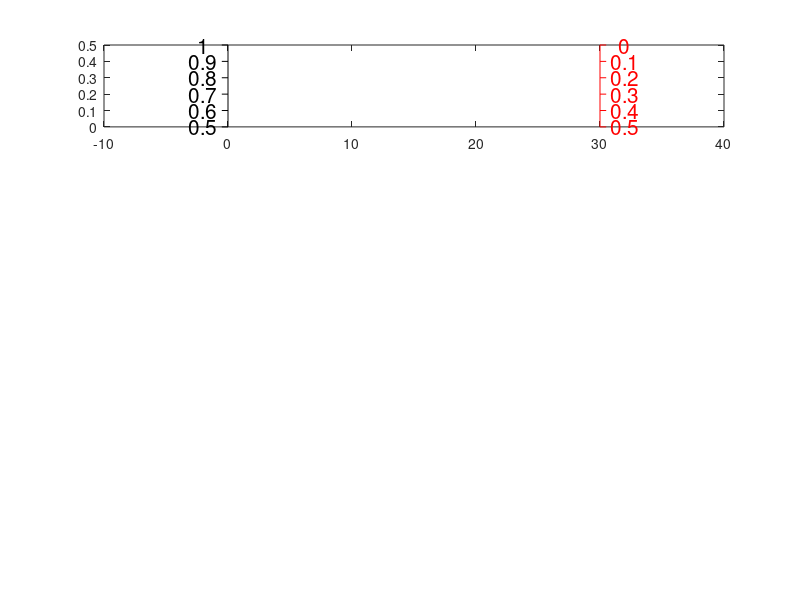

The MATLAB script that drew this image: (Note: this script raises an error after producing the figure.)
close all
%% plot figures about harmonic structure


%% plot the the square of R in the lateral direction
figure
subplot(4,1,1)
% bar(R_square_U_determination(str_frm_num,:),'FaceColor',[.69 .69 .69])
x=0:30; y=0:0.1:0.5;
plot([0 0],[min(y) max(y)],'k');hold on;
plot([30 30],[min(y) max(y)],'r');hold on;
for i=1:length(y)
    if y(i)~=0
        plot([-0.5,0],[y(i),y(i)],'k'); hold on
        plot([30,30.5],[y(i),y(i)],'r'); hold on
        b=text(30+2,y(i),num2str(abs(y(i)-0.5)),'FontSize',15,'Color','red');
        b1=text(-2,y(i),num2str(y(i)+0.5),'FontSize',15,'Color','black');
        set(b,'HorizontalAlignment','center')
        set(b1,'HorizontalAlignment','center')
    end
end
plot([-0.5,0],[0,0],'k'); hold on
b1=text(-2,0,num2str(0.5),'FontSize',15,'Color','black');
set(b1,'HorizontalAlignment','center')
plot([30,30.5],[0,0],'r'); hold on
b1=text(30+2,0,num2str(0.5),'FontSize',15,'Color','red');
set(b1,'HorizontalAlignment','center')

% plot the secular velocity term of Fourier series
for i_square=1:n_points
    R_square_square=[];
    %The coordinate of square, and the area of square is 1 its center is [0 0]
    height=R_square_U_determination(str_frm_num,i_square);
    if height>0.5|| height==0.5%if the square is sides parallel, and it indicaes the velocity is positive.. and diagonal side means negative
        R_square_square=[0   0           1        1 0 
                         0  height-0.5 height-0.5 0 0];
    end
     if height<0.5%if the square is sides parallel, and it indicaes the velocity is positive.. and diagonal side means negative
    R_square_square=[0    0            1         1 0 
                    0.5 0.5-height 0.5-height 0.5 0.5];
    end
    R_square_square=R_square_square+[(i_square-1)*ones(1,5);zeros(1,5)];
plot(R_square_square(1,:),R_square_square(2,:),'k');
if height>0.5|| height==0.5
fill(R_square_square(1,:),R_square_square(2,:),[.69 .69 .69]);
end
if height<0.5
fill(R_square_square(1,:),R_square_square(2,:),'r');
end
hold on
end
% axis([-2 32 0 0.5]) % axis([xmin xmax ymin ymax]) 
axis off



%% plot the the square of R in the axial direction
% figure
subplot(4,1,4)

% bar(R_square_U_determination(str_frm_num,:),'FaceColor',[.69 .69 .69])
x=0:30; y=0:0.1:0.5;
plot([0 0],[min(y) max(y)],'k');hold on;
plot([30 30],[min(y) max(y)],'r');hold on;
for i=1:length(y)
    if y(i)~=0
        plot([-0.5,0],[y(i),y(i)],'k'); hold on
        plot([30,30.5],[y(i),y(i)],'r'); hold on
        b=text(30+2,y(i),num2str(abs(y(i))),'FontSize',15,'Color','red');
        b1=text(-2,y(i),num2str(abs(y(i)-1)),'FontSize',15,'Color','black');
        set(b,'HorizontalAlignment','center')
        set(b1,'HorizontalAlignment','center')
    end
end
plot([-0.5,0],[0,0],'k'); hold on
b1=text(-2,0,num2str(1),'FontSize',15,'Color','black');
set(b1,'HorizontalAlignment','center')
plot([30,30.5],[0,0],'r'); hold on
b1=text(30+2,0,num2str(0),'FontSize',15,'Color','red');
set(b1,'HorizontalAlignment','center')

% plot the secular velocity term of Fourier series
for i_square=1:n_points
    R_square_square=[];
    %The coordinate of square, and the area of square is 1 its center is [0 0]
    height=R_square_V_determination(str_frm_num,i_square);
    if height>0.5%if the square is sides parallel, and it indicaes the velocity is positive.. and diagonal side means negative
     R_square_square=[0    0            1         1 0 
                     0.5 height-0.5 height-0.5 0.5 0.5];
    end
     if height<0.5|| height==0.5%if the square is sides parallel, and it indicaes the velocity is positive.. and diagonal side means negative
R_square_square=[0   0           1        1 0 
                 0  height height 0 0];
    end
    R_square_square=R_square_square+[(i_square-1)*ones(1,5);zeros(1,5)];
plot(R_square_square(1,:),R_square_square(2,:),'k');
if height>0.5|| height==0.5
fill(R_square_square(1,:),R_square_square(2,:),[.69 .69 .69]);
end
if height<0.5
fill(R_square_square(1,:),R_square_square(2,:),'r');
end
hold on
end
% axis([-2 32 0 0.5]) % axis([xmin xmax ymin ymax]) 
axis off


%% 
% subplot(3,1,2) %Lateral direction
figure
% subplot(4,1,[2 3])
% %1.2HZ
area_acc_triangle=0.06;%%scaling the area
area_vel_square=0.008;%%scaling the area
area_fundamental_Circle=0.2;%%scaling the area0.38

% area_acc_triangle=0.15;%%scaling the area
% area_vel_square=0.015;%%scaling the area
% area_fundamental_Circle=0.45;%%scaling the area0.38


% plot the secular acceleration term of Fourier series
acc_high=2;% the height ofain the graphy
Tans_matrix=[];M1=[];
for i_acc=1:n_points
%The coordinate of Triangle, and the area of square is 1, its center is[0 0]
    acc_triangle0=2/3/sqrt(3)*[-sqrt(3)/2  0  sqrt(3)/2 -sqrt(3)/2  
                                -0.5       1  -0.5     -0.5 ];
    acc_triangle=area_acc_triangle*(abs(Lateral.acc(i_acc)))^(1/1)*acc_triangle0;%different areas of vel in the Lateral direction..
    if Lateral.acc(i_acc)<0%if the point of triangle is upward, and it indicaes the accleration is positive.. and downward direction means negative
        M1=[cos(pi)  sin(pi) ;
         -sin(pi) cos(pi)   ;];%rotation Matrix   
      acc_triangle=M1*acc_triangle;% rotation, and be  downward direction
    end
    Tans_matrix=[i_acc*ones(1,4);acc_high*ones(1,4)];%Translation Matrix...the triangle would correspond to each body point
    acc_triangle=acc_triangle+Tans_matrix; 
plot(acc_triangle(1,:),acc_triangle(2,:),'k');
fill(acc_triangle(1,:),acc_triangle(2,:),'k')
hold on
end
Tans_matrix=[];M1=[];
% plot the secular velocity term of Fourier series
vel_high=4;% the height of velocity in the graphy
for i_vel=1:n_points
    %The coordinate of square, and the area of square is 1 its center is [0 0]
    vel_square0=[-0.5  0.5  0.5  -0.5 -0.5 
                -0.5 -0.5  0.5  0.5  -0.5 ];
    vel_square=area_vel_square*(abs(Lateral.vel(i_vel)))^(1/1)*vel_square0;%different areas of vel in the Lateral direction..
    if Lateral.vel(i_vel)<0%if the square is sides parallel, and it indicaes the velocity is positive.. and diagonal side means negative
        M1=[cos(pi/4)  sin(pi/4) ;
         -sin(pi/4) cos(pi/4)   ;];%rotation Matrix   
      vel_square=M1*vel_square;% rotation, and be  diagonal side square
    end
    Tans_matrix=[i_vel*ones(1,5);vel_high*ones(1,5)]; %Translation Matrix... the square would correspond to each body point
    vel_square=vel_square+Tans_matrix;
plot(vel_square(1,:),vel_square(2,:),'k');
fill(vel_square(1,:),vel_square(2,:),'k')
hold on
end


% plot the fundamental frequency term of Fourier series
fundamental_high=7;% the height of fundamental wave in the graphy
First_harmonic_high=10;% the height of fundamental wave in the graphy

% Color_fre=hsv;% colormap hsv 
% Color_num1=[(1:32)/32*pi  ];%%the corresponding radians of colors   0-pi
% Color_num2=[(1:32)/32*pi-pi];%%the corresponding radians of colors  -pi-0
Color_fre=[1 0 0;ones(44,1) (((1:44))/45)'  zeros(44,1);
           (1-((1:42))/43)' ones(42,1) zeros(42,1);
           zeros(42,1) ones(42,1) (((1:42))/43)' ;0 1 1;
           zeros(42,1) (1-((1:42))/43)'  ones(42,1)  ; 
           (((1:42))/43)' zeros(42,1)  ones(42,1);
          ones(42,1)   zeros(42,1)  (1-((1:42))/43)'];% colormap hsv 
Color_num1=[(1:128)/128*pi  ];%%the corresponding radians of colors   0-pi
Color_num2=[(1:128)/128*pi-pi];%%the corresponding radians of colors  -pi-0


for i_fundamental=1:n_points
    index=[];fundamental_Circle=[];index_First_harmonic=[];
    %The coordinate of cycle, and the area of cycleis 1 its center is [0 0]
    theta=0:pi/100:(2*pi+pi/100);  %%draw a closed circle so that the radian should be larger than 2*pi
    Circle1=sqrt(1/pi)*cos(theta);   Circle2=sqrt(1/pi)*sin(theta);  
    fundamental_Circle=area_fundamental_Circle*(abs(Lateral.fundamental_An1(i_fundamental)))^(1/1)*[Circle1;Circle2 ];%different areas of vel in the Lateral direction..  
    Tans_matrix_fundamental=[i_fundamental*ones(1,size(Circle1,2));fundamental_high*ones(1,size(Circle1,2))]; %Translation Matrix... the square would correspond to each body point
    fundamental_Circle=fundamental_Circle+Tans_matrix_fundamental;
% select the color 
if Lateral.fundamental_phi_n1(i_fundamental)>0
[Asort,index]=min(abs((Color_num1(:)-Lateral.fundamental_phi_n1(i_fundamental))));% sort the min value 
end
if Lateral.fundamental_phi_n1(i_fundamental)<0
[Asort,index]=min(abs((abs(Color_num2(:))-abs(Lateral.fundamental_phi_n1(i_fundamental)))));% sort the min value 
index=index+128;
end
selected_color =Color_fre(index,:);%
% plot(fundamental_Circle(1,:),fundamental_Circle(2,:),'k');
fill(fundamental_Circle(1,:),fundamental_Circle(2,:),selected_color,'LineStyle','none')
hold on
% First_harmonic
First_harmonic_Circle=area_fundamental_Circle*(abs(Lateral.An1st(i_fundamental)))^(1/1)*[Circle1;Circle2 ];%different areas of vel in the Lateral direction..  
Tans_matrix_First_harmonic=[i_fundamental*ones(1,size(Circle1,2));First_harmonic_high*ones(1,size(Circle1,2))]; %Translation Matrix... the square would correspond to each body point
First_harmonic_Circle= First_harmonic_Circle+Tans_matrix_First_harmonic;
if Lateral.phi_n1st(i_fundamental)>0
[Asort,index_First_harmonic]=min(abs((Color_num1(:)-Lateral.phi_n1st(i_fundamental))));% sort the min value 
end
if Lateral.phi_n1st(i_fundamental)<0
[Asort,index_First_harmonic]=min(abs((abs(Color_num2(:))-abs(Lateral.phi_n1st(i_fundamental)))));% sort the min value 
index_First_harmonic=index_First_harmonic+128;
end
selected_color_First_harmonic =Color_fre(index_First_harmonic,:);%
% plot(First_harmonic_Circle(1,:),First_harmonic_Circle(2,:),'k');
fill(First_harmonic_Circle(1,:),First_harmonic_Circle(2,:),selected_color_First_harmonic,'LineStyle','none')

hold on
end


%% in the axial direction
Lateral1=Lateral;%for convient
Lateral=Axial;%for convient

% area_acc_triangle=0.6;
% area_vel_square=0.5;
% area_fundamental_Circle=0.1;
% area_acc_triangle=0.06;%%scaling the area
% area_vel_square=0.008;%%scaling the area
% area_fundamental_Circle=0.38;%%scaling the area

% plot the secular acceleration term of Fourier series
acc_high=-2;% the height ofain the graphy
Tans_matrix=[];M1=[];
for i_acc=1:n_points
%The coordinate of Triangle, and the area of square is 1, its center is[0 0]
    acc_triangle0=2/3/sqrt(3)*[-sqrt(3)/2  0  sqrt(3)/2 -sqrt(3)/2  
                                -0.5       1  -0.5     -0.5 ];
    acc_triangle=area_acc_triangle*(abs(Lateral.acc(i_acc)))^(1/1)*acc_triangle0;%different areas of vel in the Lateral direction..
    if Lateral.acc(i_acc)<0%if the point of triangle is upward, and it indicaes the accleration is positive.. and downward direction means negative
        M1=[cos(pi)  sin(pi) ;
         -sin(pi) cos(pi)   ;];%rotation Matrix   
      acc_triangle=M1*acc_triangle;% rotation, and be  downward direction
    end
    Tans_matrix=[i_acc*ones(1,4);acc_high*ones(1,4)];%Translation Matrix...the triangle would correspond to each body point
    acc_triangle=acc_triangle+Tans_matrix; 
plot(acc_triangle(1,:),acc_triangle(2,:),'k');
fill(acc_triangle(1,:),acc_triangle(2,:),'k')
hold on
end
Tans_matrix=[];M1=[];
% plot the secular velocity term of Fourier series
vel_high=-4;% the height of velocity in the graphy
for i_vel=1:n_points
    %The coordinate of square, and the area of square is 1 its center is [0 0]
    vel_square0=[-0.5  0.5  0.5  -0.5 -0.5 
                -0.5 -0.5  0.5  0.5  -0.5 ];
    vel_square=area_vel_square*(abs(Lateral.vel(i_vel)))^(1/1)*vel_square0;%different areas of vel in the Lateral direction..
    if Lateral.vel(i_vel)<0%if the square is sides parallel, and it indicaes the velocity is positive.. and diagonal side means negative
        M1=[cos(pi/4)  sin(pi/4) ;
         -sin(pi/4) cos(pi/4)   ;];%rotation Matrix   
      vel_square=M1*vel_square;% rotation, and be  diagonal side square
    end
    Tans_matrix=[i_vel*ones(1,5);vel_high*ones(1,5)]; %Translation Matrix... the square would correspond to each body point
    vel_square=vel_square+Tans_matrix;
plot(vel_square(1,:),vel_square(2,:),'k');
fill(vel_square(1,:),vel_square(2,:),'k')
hold on
end



% plot the fundamental frequency term of Fourier series
fundamental_high=-7;% the height of fundamental wave in the graphy
First_harmonic_high=-10;% the height of fundamental wave in the graphy

% Color_fre=hsv;% colormap hsv 
% Color_num1=[(1:32)/32*pi  ];%%the corresponding radians of colors   0-pi
% Color_num2=[(1:32)/32*pi-pi];%%the corresponding radians of colors  -pi-0

for i_fundamental=1:n_points
    index=[];fundamental_Circle=[];index_First_harmonic=[];
    %The coordinate of cycle, and the area of cycleis 1 its center is [0 0]
    theta=0:pi/100:(2*pi+pi/100);  %%draw a closed circle so that the radian should be larger than 2*pi
    Circle1=sqrt(1/pi)*cos(theta);   Circle2=sqrt(1/pi)*sin(theta);  
    fundamental_Circle=area_fundamental_Circle*(abs(Lateral.fundamental_An1(i_fundamental)))^(1/1)*[Circle1;Circle2 ];%different areas of vel in the Lateral direction..  
    Tans_matrix_fundamental=[i_fundamental*ones(1,size(Circle1,2));fundamental_high*ones(1,size(Circle1,2))]; %Translation Matrix... the square would correspond to each body point
    fundamental_Circle=fundamental_Circle+Tans_matrix_fundamental;
% select the color 
if Lateral.fundamental_phi_n1(i_fundamental)>0
[Asort,index]=min(abs((Color_num1(:)-Lateral.fundamental_phi_n1(i_fundamental))));% sort the min value 
end
if Lateral.fundamental_phi_n1(i_fundamental)<0
[Asort,index]=min(abs((abs(Color_num2(:))-abs(Lateral.fundamental_phi_n1(i_fundamental)))));% sort the min value 
index=index+128;
end
selected_color =Color_fre(index,:);%
% plot(fundamental_Circle(1,:),fundamental_Circle(2,:),'k');
fill(fundamental_Circle(1,:),fundamental_Circle(2,:),selected_color,'LineStyle','none')
hold on
% First_harmonic
First_harmonic_Circle=area_fundamental_Circle*(abs(Lateral.An1st(i_fundamental)))^(1/1)*[Circle1;Circle2 ];%different areas of vel in the Lateral direction..  
Tans_matrix_First_harmonic=[i_fundamental*ones(1,size(Circle1,2));First_harmonic_high*ones(1,size(Circle1,2))]; %Translation Matrix... the square would correspond to each body point
First_harmonic_Circle= First_harmonic_Circle+Tans_matrix_First_harmonic;
if Lateral.phi_n1st(i_fundamental)>0
[Asort,index_First_harmonic]=min(abs((Color_num1(:)-Lateral.phi_n1st(i_fundamental))));% sort the min value 
end
if Lateral.phi_n1st(i_fundamental)<0
[Asort,index_First_harmonic]=min(abs((abs(Color_num2(:))-abs(Lateral.phi_n1st(i_fundamental)))));% sort the min value 
index_First_harmonic=index_First_harmonic+128;
end
selected_color_First_harmonic =Color_fre(index_First_harmonic,:);%
% plot(First_harmonic_Circle(1,:),First_harmonic_Circle(2,:),'k');
fill(First_harmonic_Circle(1,:),First_harmonic_Circle(2,:),selected_color_First_harmonic,'LineStyle','none')

hold on
end

axis([-1 32 -11 11]) % axis([xmin xmax ymin ymax]) 
axis off
x=-1:32; y=-11:11;
plot([0 0],[min(y) max(y)],'k',[min(x) max(x)],[0 0],'k');hold on;
for i=1:length(x)-1
    if x(i)~=0
        plot([x(i),x(i)],[0,0.1],'k'); hold on
      if mod(i-2,3)==0
        a=text(x(i),-0.6,num2str(x(i)));
        set(a,'HorizontalAlignment','center','FontSize',16)
      end
    end
%     if y(i)~=0
%         plot([0,0.1],[y(i),y(i)],'k'); hold on
%         b=text(-0.4,y(i),num2str(y(i)));
%         set(b,'HorizontalAlignment','center')
%     end
end
text(-2,5,'Lateral','fontsize',16,'rotation',90) 
text(-2,-5,'Axial','fontsize',16,'rotation',90) 



figure; %%phase radians
hold on
axis equal
% grid on
R1 = 1.5;
R2 = 3.5;
% t = linspace(0, 2*pi, 500);
% % Circles
% plot(R1*cos(t), R1*sin(t), 'k', ...
%     R2*cos(t), R2*sin(t), 'k');
% colormap(h_figure,hsv)
%% Quadrant II
% Color_fre=hsv;% colormap hsv 
for i_phase=1:256
t = linspace(i_phase*pi/128, (i_phase+1)*pi/128, 128);
rt = t(end:-1:1);
fill([R1*cos(t) R2*cos(rt)], [R1*sin(t) R2*sin(rt)], Color_fre(i_phase,:),'LineStyle','none')
end
axis off
% text(4,0,'0','fontsize',50) 
% text(0,4,'0','fontsize',50) 

Lateral=Lateral1;%for convient



